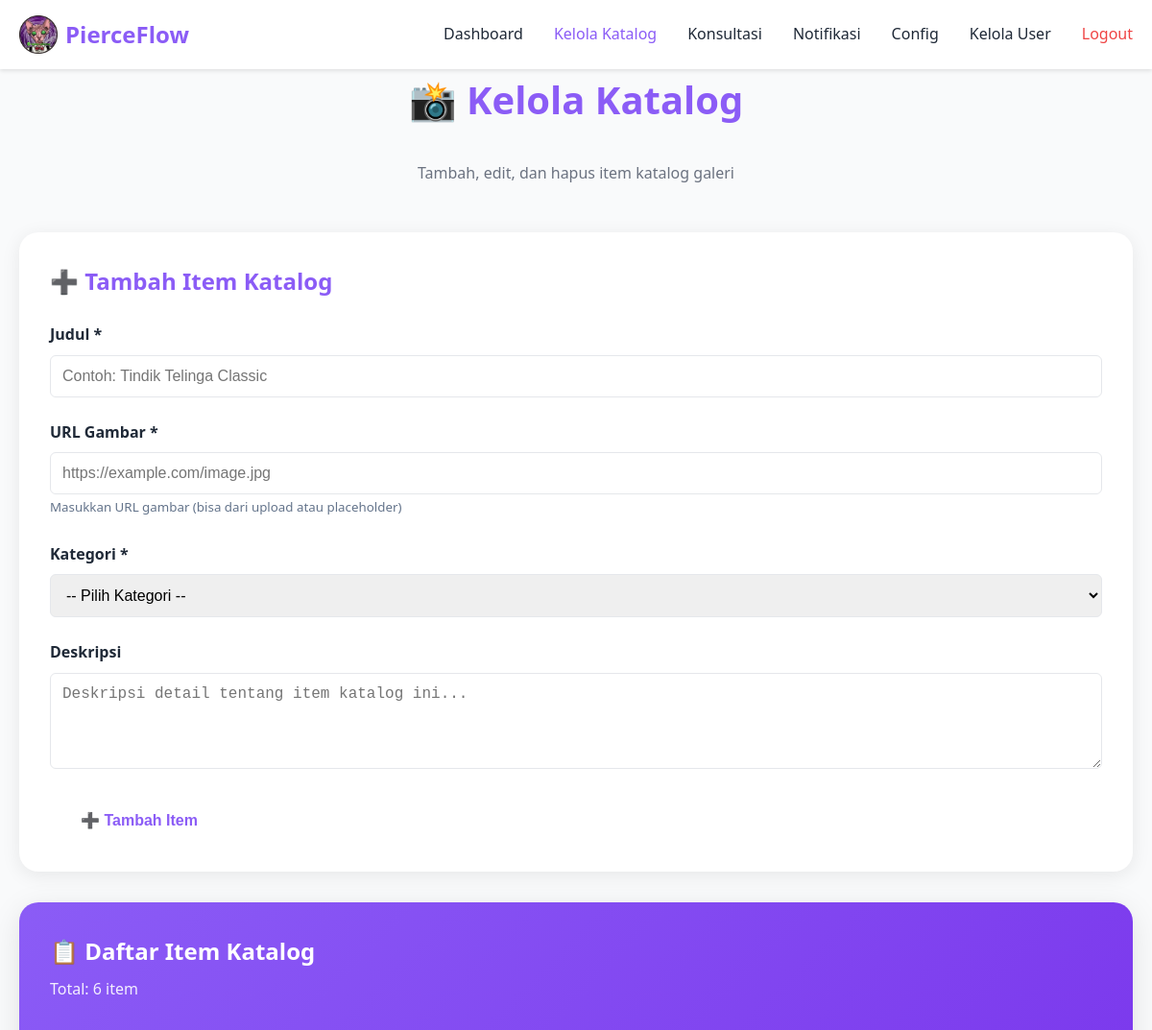
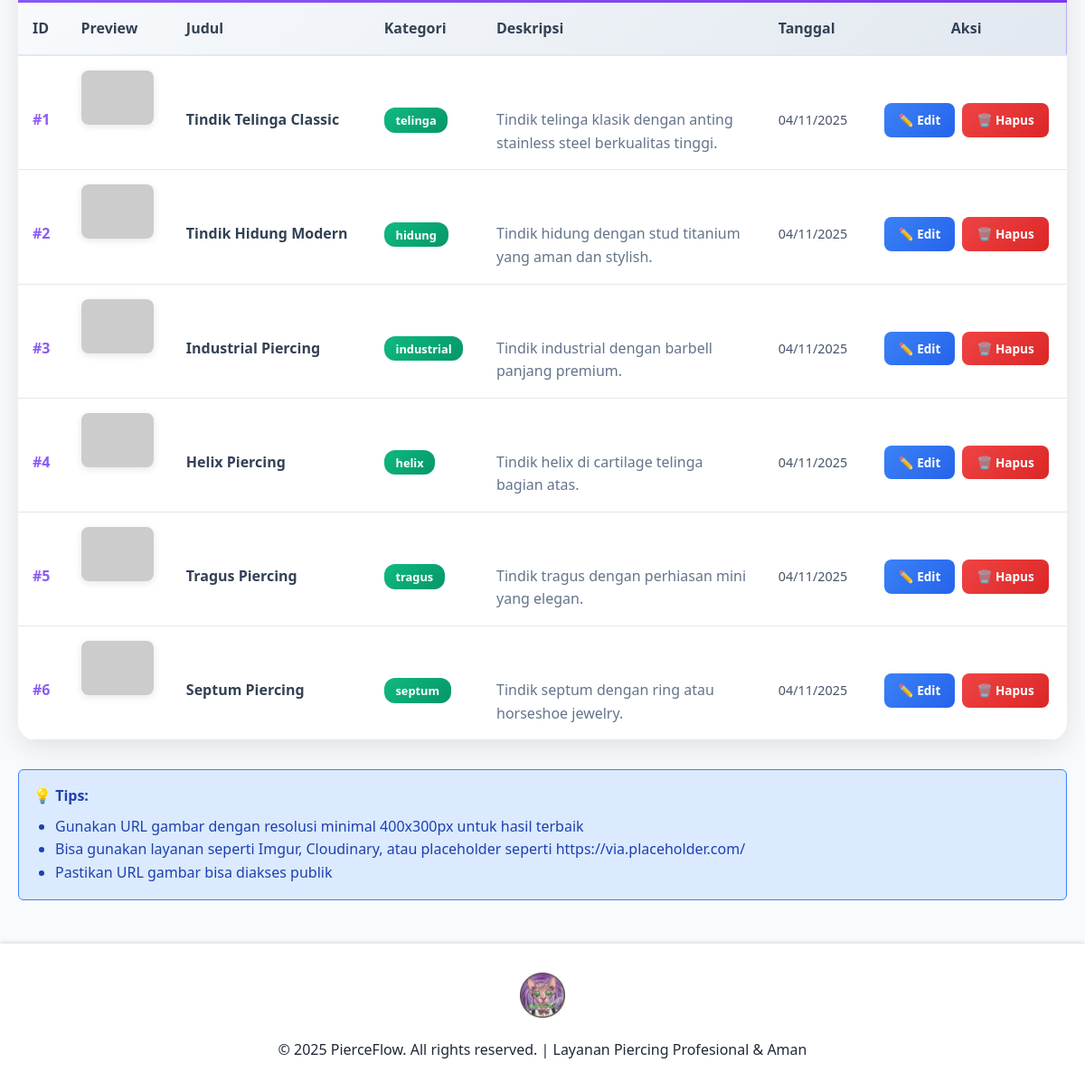
Screenshot of /manage_catalog.php (signed in) with the database file from the repository (2 pictures, top to bottom).
### tables this page shows
CREATE TABLE IF NOT EXISTS catalog (
    id INT AUTO_INCREMENT PRIMARY KEY,
    title VARCHAR(100) NOT NULL,
    image_url VARCHAR(255) NOT NULL,
    description TEXT,
    category ENUM('telinga', 'hidung', 'industrial', 'helix', 'tragus', 'septum', 'lainnya') DEFAULT 'lainnya',
    created_at TIMESTAMP DEFAULT CURRENT_TIMESTAMP
);

### manage_catalog.php (the view, shortened to what this page needs)
<?php
require_once 'includes/header.php';
$catalog_result = $conn->query("SELECT * FROM catalog ORDER BY created_at DESC");
$edit_mode = false;
$edit_item = null;
?>
<div class="container">
    <h1 class="page-title">📸 Kelola Katalog</h1>
    <p class="page-subtitle">Tambah, edit, dan hapus item katalog galeri</p>
    <div style="background: white; border-radius: 20px; padding: 2rem; margin-bottom: 2rem; box-shadow: 0 4px 20px rgba(0,0,0,0.08);">
        <h2 style="margin: 0 0 1.5rem 0; color: var(--primary-color);">
            <?= $edit_mode ? '✏️ Edit Item Katalog' : '➕ Tambah Item Katalog' ?>
        </h2>
        <form method="POST" action="manage_catalog.php">
            <div class="form-group">
                <label for="title">Judul *</label>
                <input type="text" id="title" name="title" required
                       value="<?= $edit_mode ? htmlspecialchars($edit_item['title']) : '' ?>"
                       placeholder="Contoh: Tindik Telinga Classic">
            </div>
            <div class="form-group">
                <label for="image_url">URL Gambar *</label>
                <input type="url" id="image_url" name="image_url" required
                       value="<?= $edit_mode ? htmlspecialchars($edit_item['image_url']) : '' ?>"
                       placeholder="https://example.com/image.jpg">
                <small style="color: #64748b;">Masukkan URL gambar (bisa dari upload atau placeholder)</small>
            </div>
            <div class="form-group">
                <label for="category">Kategori *</label>
                <select id="category" name="category" required>
                    <option value="">-- Pilih Kategori --</option>
                </select>
            </div>
            <div class="form-group">
                <label for="description">Deskripsi</label>
                <textarea id="description" name="description" rows="4"
                          placeholder="Deskripsi detail tentang item katalog ini..."><?= $edit_mode ? htmlspecialchars($edit_item['description']) : '' ?></textarea>
            </div>
            <div style="display: flex; gap: 1rem; flex-wrap: wrap;">
                <button type="submit" name="<?= $edit_mode ? 'edit_catalog' : 'add_catalog' ?>" class="btn btn-primary">
                    <?= $edit_mode ? '💾 Update Item' : '➕ Tambah Item' ?>
                </button>
            </div>
        </form>
    </div>
    <div style="background: white; border-radius: 20px; box-shadow: 0 8px 32px rgba(0,0,0,0.1); overflow: hidden;">
        <div style="background: linear-gradient(135deg, #8b5cf6 0%, #7c3aed 100%); padding: 2rem; color: white;">
            <h2 style="margin: 0; font-size: 1.5rem; font-weight: 700;">📋 Daftar Item Katalog</h2>
            <p style="margin: 0.5rem 0 0 0; opacity: 0.9;">Total: <?= $catalog_result->num_rows ?> item</p>
        </div>
        <div style="padding: 0;">
            <?php if ($catalog_result && $catalog_result->num_rows > 0): ?>
                <div style="overflow-x: auto;">
                    <table style="width: 100%; border-collapse: collapse;">
                        <thead>
                            <tr style="background: linear-gradient(135deg, #f8fafc 0%, #e2e8f0 100%);">
                                <th style="padding: 1rem; text-align: left; font-weight: 600; color: #334155; border-bottom: 2px solid #e2e8f0;">ID</th>
                                <th style="padding: 1rem; text-align: left; font-weight: 600; color: #334155; border-bottom: 2px solid #e2e8f0;">Preview</th>
                                <th style="padding: 1rem; text-align: left; font-weight: 600; color: #334155; border-bottom: 2px solid #e2e8f0;">Judul</th>
                                <th style="padding: 1rem; text-align: left; font-weight: 600; color: #334155; border-bottom: 2px solid #e2e8f0;">Kategori</th>
                                <th style="padding: 1rem; text-align: left; font-weight: 600; color: #334155; border-bottom: 2px solid #e2e8f0;">Deskripsi</th>
                                <th style="padding: 1rem; text-align: left; font-weight: 600; color: #334155; border-bottom: 2px solid #e2e8f0;">Tanggal</th>
                                <th style="padding: 1rem; text-align: center; font-weight: 600; color: #334155; border-bottom: 2px solid #e2e8f0;">Aksi</th>
                            </tr>
                        </thead>
                        <tbody>
                            <?php while ($item = $catalog_result->fetch_assoc()): ?>
                                <tr style="border-bottom: 1px solid #f1f5f9;" onmouseover="this.style.background='#f8fafc'" onmouseout="this.style.background='white'">
                                    <td style="padding: 1rem; font-weight: 600; color: #8b5cf6;">#<?= $item['id'] ?></td>
                                    <td style="padding: 1rem;">
                                        <img src="<?= htmlspecialchars($item['image_url']) ?>"
                                             alt="<?= htmlspecialchars($item['title']) ?>"
                                             style="width: 80px; height: 60px; object-fit: cover; border-radius: 8px; box-shadow: 0 2px 8px rgba(0,0,0,0.1);">
                                    </td>
                                    <td style="padding: 1rem; font-weight: 600; color: #334155;"><?= htmlspecialchars($item['title']) ?></td>
                                    <td style="padding: 1rem;">
                                        <span style="background: linear-gradient(135deg, #10b981, #059669); color: white; padding: 0.3rem 0.8rem; border-radius: 12px; font-size: 0.8rem; font-weight: 600;">
                                            <?= htmlspecialchars($item['category']) ?>
                                        </span>
                                    </td>
                                    <td style="padding: 1rem; color: #64748b; max-width: 300px;">
                                        <?= htmlspecialchars(substr($item['description'], 0, 80)) ?><?= strlen($item['description']) > 80 ? '...' : '' ?>
                                    </td>
                                    <td style="padding: 1rem; color: #475569; font-size: 0.9rem;">
                                        <?= date('d/m/Y', strtotime($item['created_at'])) ?>
                                    </td>
                                    <td style="padding: 1rem; text-align: center;">
                                        <div style="display: flex; gap: 0.5rem; justify-content: center; flex-wrap: wrap;">
                                            <a href="manage_catalog.php?edit=1&id=<?= $item['id'] ?>"
                                               style="background: linear-gradient(135deg, #3b82f6, #2563eb); color: white; padding: 0.5rem 1rem; border-radius: 8px; text-decoration: none; font-size: 0.85rem; font-weight: 600;">
                                                ✏️ Edit
                                            </a>
                                            <a href="manage_catalog.php?action=delete&id=<?= $item['id'] ?>"
                                               style="background: linear-gradient(135deg, #ef4444, #dc2626); color: white; padding: 0.5rem 1rem; border-radius: 8px; text-decoration: none; font-size: 0.85rem; font-weight: 600;"
                                               onclick="return confirm('Yakin ingin menghapus item ini?')">
                                                🗑️ Hapus
                                            </a>
                                        </div>
                                    </td>
                                </tr>
                            <?php endwhile; ?>
                        </tbody>
                    </table>
                </div>
            <?php endif; ?>
        </div>
    </div>
    <div class="alert alert-info" style="margin-top: 2rem;">
        <strong>💡 Tips:</strong>
        <ul style="margin: 0.5rem 0 0 1.5rem;">
            <li>Gunakan URL gambar dengan resolusi minimal 400x300px untuk hasil terbaik</li>
            <li>Bisa gunakan layanan seperti Imgur, Cloudinary, atau placeholder seperti https://via.placeholder.com/</li>
            <li>Pastikan URL gambar bisa diakses publik</li>
        </ul>
    </div>
</div>
<?php require_once 'includes/footer.php'; ?>

### assets/style.css (style rules this page uses)
* { margin: 0; padding: 0; box-sizing: border-box; }
:root { --primary-color: #8b5cf6; --primary-dark: #7c3aed; --secondary-color: #6366f1; --success-color: #10b981; --danger-color: #ef4444; --warning-color: #f59e0b; --bg-color: #f9fafb; --text-color: #1f2937; --text-light: #6b7280; --border-color: #e5e7eb; --white: #ffffff; }
body { font-family: 'Segoe UI', Tahoma, Geneva, Verdana, sans-serif; line-height: 1.6; color: var(--text-color); background-color: var(--bg-color); margin: 0; padding: 0; }
* { vertical-align: baseline; }
html, body { margin: 0; padding: 0; border: 0; }
main > div { font-size: 16px; line-height: 1.6; }
.container { max-width: 1200px; margin: 0 auto; padding: 0 20px; }
.btn { display: inline-block; padding: 0.75rem 2rem; border-radius: 6px; text-decoration: none; font-weight: 600; transition: all 0.3s; border: none; cursor: pointer; font-size: 1rem; }
.btn-primary { background-color: var(--white); color: var(--primary-color); }
.form-group { margin-bottom: 1.5rem; }
.form-group label { display: block; margin-bottom: 0.5rem; font-weight: 600; color: var(--text-color); }
.form-group input, .form-group select, .form-group textarea { width: 100%; padding: 0.75rem; border: 1px solid var(--border-color); border-radius: 6px; font-size: 1rem; transition: border-color 0.3s; }
.form-group textarea { resize: vertical; min-height: 100px; }
.alert { padding: 1rem; border-radius: 6px; margin-bottom: 1.5rem; }
.alert-info { background-color: #dbeafe; color: #1e40af; border: 1px solid #3b82f6; }
table { width: 100%; border-collapse: collapse; }
thead { background-color: var(--primary-color); color: var(--white); }
th, td { padding: 1rem; text-align: left; border-bottom: 1px solid var(--border-color); }
.page-title { text-align: center; color: var(--primary-color); margin-bottom: 2rem; font-size: 2.5rem; }
.page-subtitle { text-align: center; color: var(--text-light); margin-bottom: 3rem; }
html { scroll-behavior: smooth; }

### rows the page displays
catalog: id "1", title "Tindik Telinga Classic", category "telinga", description "Tindik telinga klasik dengan anting stainless steel berkualitas tinggi.", created_at "04/11/2025"
catalog: id "2", title "Tindik Hidung Modern", category "hidung", description "Tindik hidung dengan stud titanium yang aman dan stylish.", created_at "04/11/2025"
catalog: id "3", title "Industrial Piercing", category "industrial", description "Tindik industrial dengan barbell panjang premium.", created_at "04/11/2025"
catalog: id "4", title "Helix Piercing", category "helix", description "Tindik helix di cartilage telinga bagian atas.", created_at "04/11/2025"
catalog: id "5", title "Tragus Piercing", category "tragus", description "Tindik tragus dengan perhiasan mini yang elegan.", created_at "04/11/2025"
catalog: id "6", title "Septum Piercing", category "septum", description "Tindik septum dengan ring atau horseshoe jewelry.", created_at "04/11/2025"

### other values shown
$catalog_result->num_rows "6"
